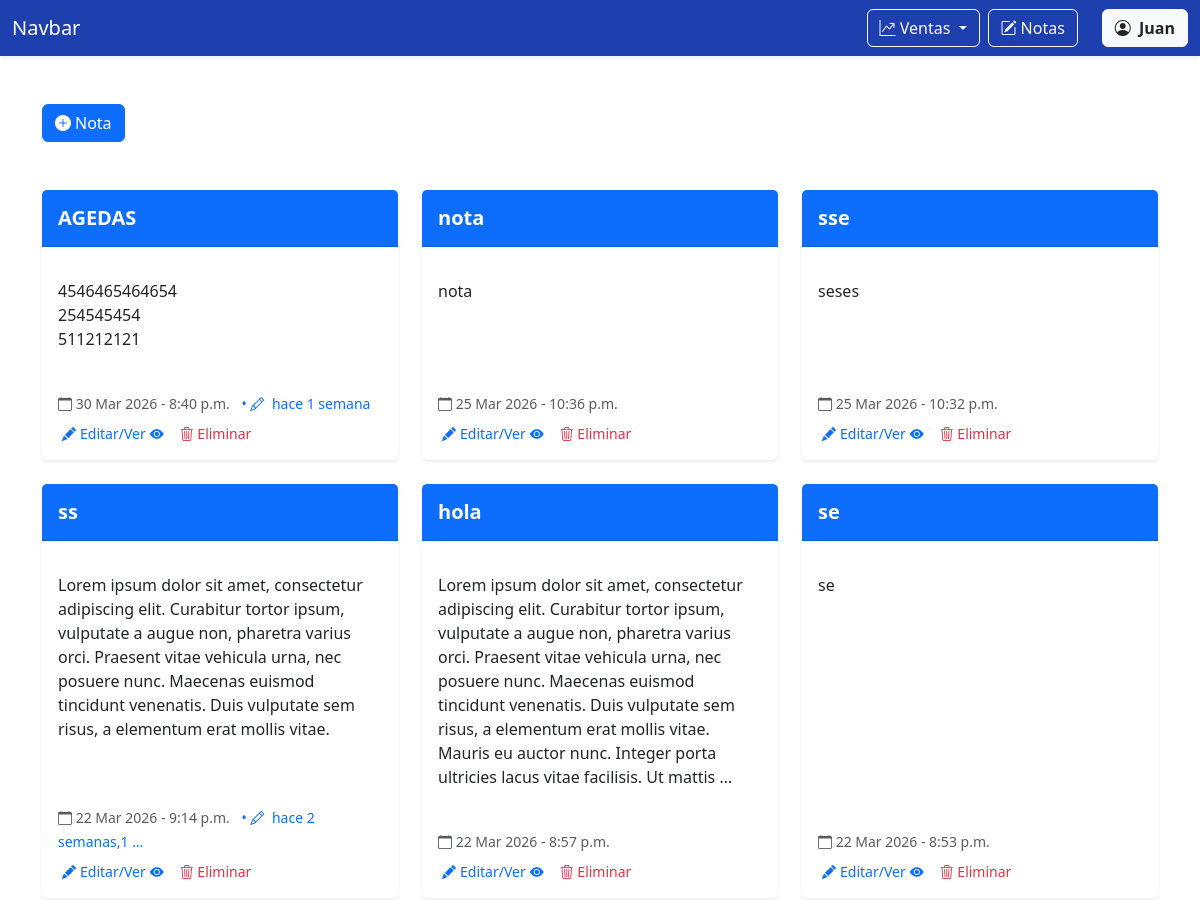
/notas/ (signed in, upper part), run on an earlier commit of the app's database.
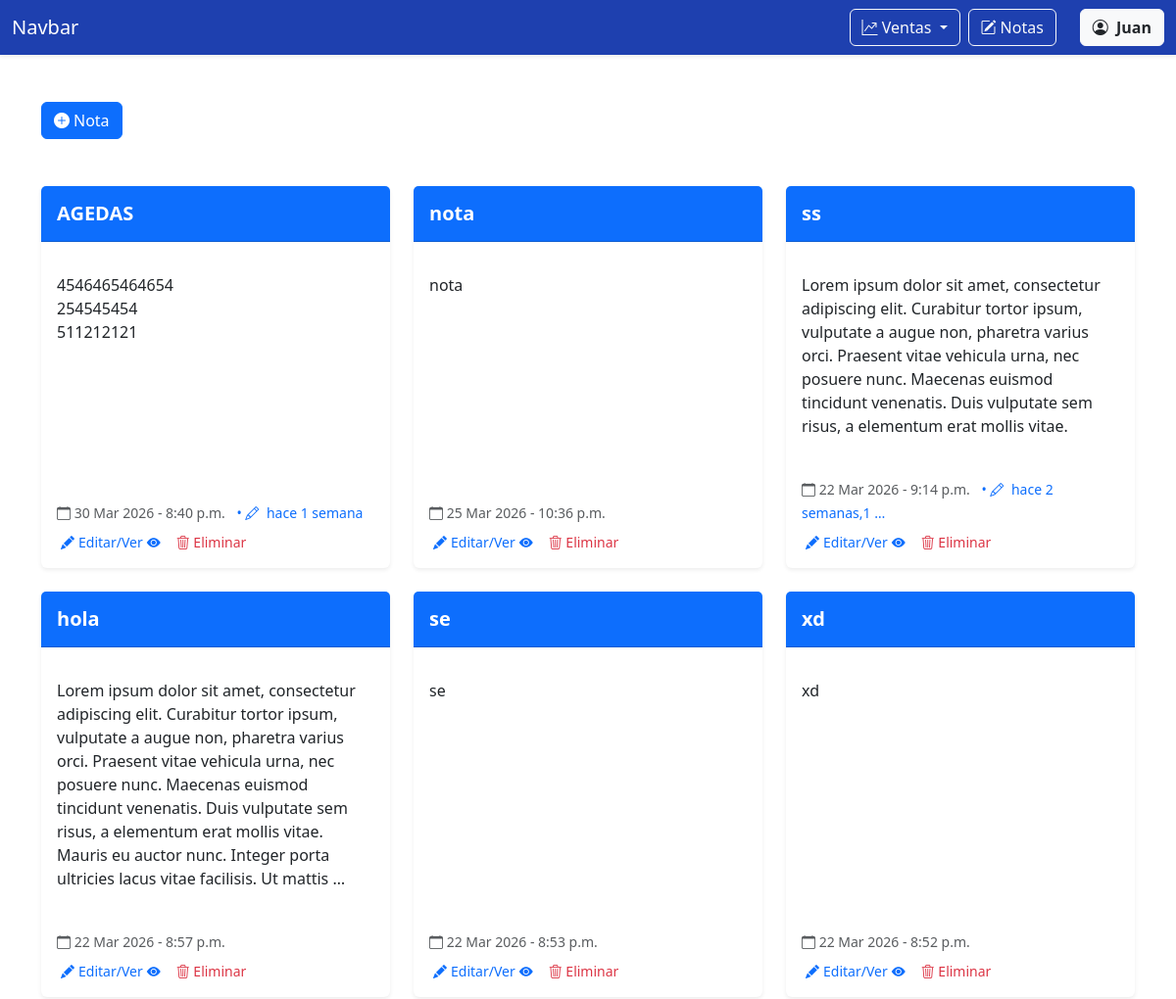
And on a later commit of the database.
### notas/models.py (models this page shows)
class Nota(models.Model):
    title = models.CharField('Título',max_length=200)
    description = models.TextField('Descripción',blank=True)
    created = models.DateTimeField(auto_now_add=True)
    updated = models.DateTimeField(auto_now=True)
    user = models.ForeignKey(User, on_delete=models.CASCADE)

### notas/views.py (the view, shortened to what this page needs)
# urls.py: path('', views.index_notas, name='notas'),
@login_required
def index_notas(request):
    if request.method == 'GET':
        my_notes = Nota.objects.filter(user=request.user).order_by('-created')
        return render(request, 'notas.html', {
        'form': NotaForm(),
        'notes': my_notes
    })

### notas/templates/notas.html (shortened to what this page needs)
{% extends 'base.html' %}
{% block content %}
<div class="container mt-5">
  <button type="button" class="btn btn-primary" data-bs-toggle="modal" data-bs-target="#createModal">
    <i class="bi bi-plus-circle-fill me-1"></i>Nota
  </button>
</div>
<div class="container my-5">
  <div class="row">
    {% for note in notes %}
    <div class="col-md-4 mb-4">
      <div class="card h-100 shadow-sm border-0">
        <div class="card-header bg-primary text-white py-3">
          <h5 class="card-title mb-0 fw-bold">{{ note.title }}</h5>
        </div>
        <div class="card-body">
          <p class="card-text text-secondary">
            {{ note.description|linebreaks|truncatewords:50 }}
          </p>
        </div>
        <div class="card-footer bg-transparent border-0">
          <small class="text-muted">
            <i class="bi bi-calendar"></i> {{ note.created|date:"d M Y" }} - {{note.created|time:"g:i a"}}
            {% if note.updated|date:"U" > note.created|date:"U" %}
            <span class="ms-2 text-primary">
              • <i class="bi bi-pencil me-1"></i>
              hace {{note.updated|timesince|truncatewords:2}}
            </span>
            {% endif %}
          </small>
        </div>
        <div class="px-3 pb-3 d-flex gap-3">
          <button type="button" class="btn btn-sm btn-outline-primary border-0 p-0 ms-1"
            data-bs-target="#updateModal{{ note.id }}" data-bs-toggle="modal">
            <i class="bi bi-pencil-fill me-1"></i>Editar/Ver<i class="bi bi-eye-fill ms-1"></i>
          </button>
          <button type="button" class="btn btn-sm btn-outline-danger border-0 p-0" data-bs-toggle="modal"
            data-bs-target="#deleteModal{{note.id}}">
            <i class="bi bi-trash3"></i>
            Eliminar
          </button>
        </div>
      </div>
    </div>
    {% endfor %}
  </div>
</div>
{% endblock content %}

What changed in the data, as far as the page shows it:
removed Nota: title "sse", description "seses", created "25 Mar 2026", created "10:32 p.m."
now on this page (row unchanged): Nota: title "xd", description "xd", created "22 Mar 2026", created "8:52 p.m."
